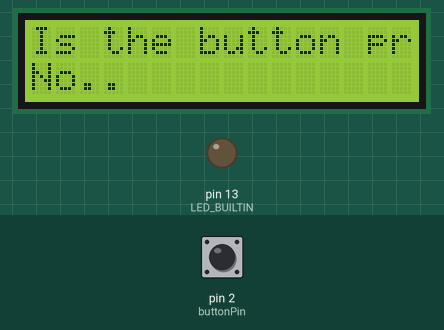
Simulated run of this sketch. Board: Arduino Uno, built with avr-gcc and run on an emulated ATmega328P. On the bench: 16×2 character LCD, output pins drawn as LEDs (lit = HIGH). The inputs (shaded band) are chosen by the test bench; at power-on: pin 2 (buttonPin) LOW.

Above: at 1.2 s.
1.3 s: pin 2 (buttonPin) pulled HIGH for 0.15 s
At 1.41 s:
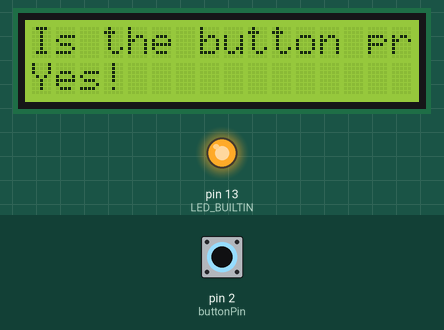
2.9 s: pin 2 (buttonPin) pulled HIGH for 3.2 s
At 7.2 s:
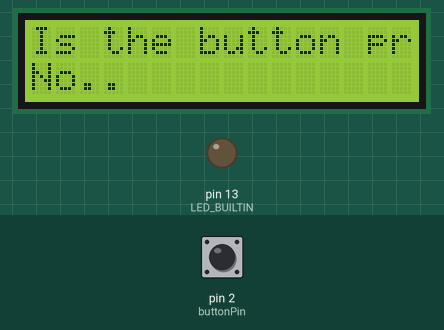
Timing chart, 0 to 8.7 s (numbered marks = the images above; inputs shaded):
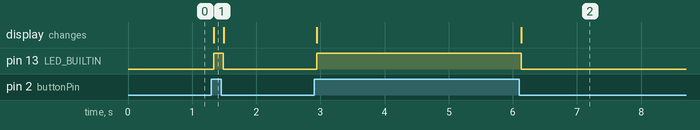

The sketch:

arduinoproject.ino
```cpp
#include <LiquidCrystal_I2C.h>

#include <Wire.h>

const int buttonPin = 2; // setup button pin

int buttonState = 0;  // variable for reading the pushbutton status

LiquidCrystal_I2C lcd(0x27,  16, 2); // initialize lcd display, i2c address and then width by height

void setup() {
  // initialize the pushbutton pin as an input:
  pinMode(buttonPin, INPUT);
  // initialize the builtin LED as an output:
  pinMode(LED_BUILTIN, OUTPUT);
  // initialize lcd
  lcd.init();
  // turn on lcd backlight
  lcd.backlight();
}

void loop() {
  // read current output of pushbutton
  buttonState = digitalRead(buttonPin);

  // set cursor to top left of lcd
  lcd.setCursor(0,0);

  // print stationary message on lcd screen
  lcd.print("Is the button pressed?");

  // set cursor to bottom row in prep for dynamic messages
  lcd.setCursor(0,1);

  // lets see if the button is pressed or not
  if (buttonState == HIGH) {
    // turn led on:
    digitalWrite(LED_BUILTIN, HIGH);
    // print message on lcd to show status
    lcd.print("Yes!");
  } else {
    // turn led off:
    digitalWrite(LED_BUILTIN, LOW);
    // print message on lcd to show status
    lcd.print("No..");
  }
}
```

Measured:
- after the input at 1.3 s, pin 13 (LED_BUILTIN): LOW → HIGH at once, → LOW 0.15 s later; the display: changes at once (image 1)
- after the input at 2.9 s, pin 13 (LED_BUILTIN): LOW → HIGH at once, → LOW 3.2 s later; the display: first changes after 0.05 s (image 2 shows a later state)
